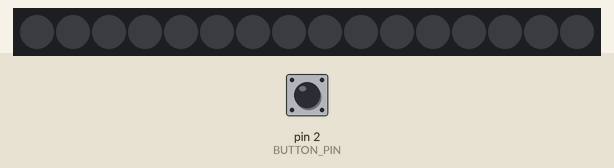
Bench run of a sketch on a simulated Arduino Uno, built with avr-gcc and run on an emulated ATmega328P. Parts: 16 RGB LEDs in strip order, left to right. The test bench sets the inputs (shaded band); at power-on: pin 2 (BUTTON_PIN) HIGH. EEPROM starts erased.

Above: at 1.2 s.
1.3 s: pin 2 (BUTTON_PIN) pulled LOW for 0.15 s
At 1.48 s:
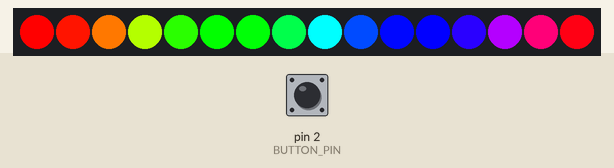
2.0 s: pin 2 (BUTTON_PIN) pulled LOW for 1 s
At 2.11 s:
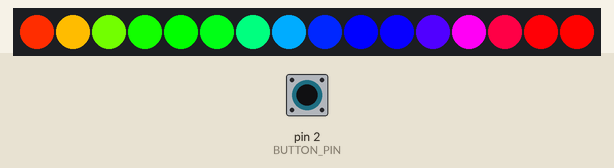
3.6 s: pin 2 (BUTTON_PIN) pulled LOW for 0.15 s
At 3.9 s:
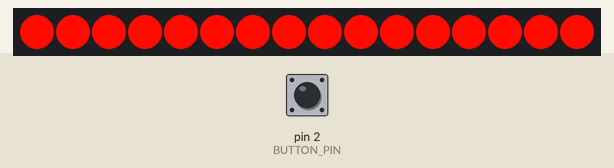
4.3 s: pin 2 (BUTTON_PIN) pulled LOW for 3.2 s
At 6.2 s:
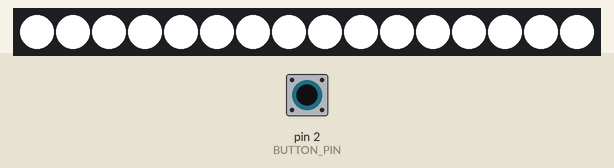
9.0 s: pin 2 (BUTTON_PIN) pulled LOW for 0.15 s
At 9.21 s:
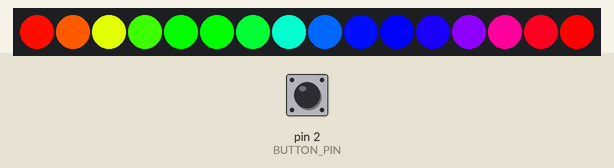
Timing chart, 0 to 10.7 s (numbered marks = the images above; inputs shaded):
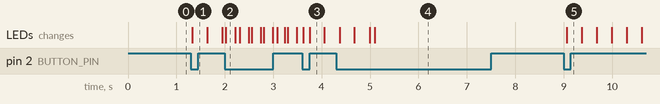

Measured:
- after the input at 1.3 s, the LEDs: change at once (image 1)
- after the input at 4.3 s, the LEDs: first differ from a run without the input after 0.80 s (image 4)
- after the input at 9.0 s, the LEDs: change after 0.06 s (image 5)

The sketch:

arduino_neopixel_lamp.ino
```cpp
/*
  Arduino NeoPixel Lamp v1.0.1

  Simple lamp script with neopixels.

  Features:
   - Button to cycle between animations.
   - Saves last state to EEPROM.

   Animations:
    - RAINBOW: Simple animation modified from the NeoPixel standtest.
    - RAINBOW2: Very slow rainbow animation. Sets most of the strip to the same color.
    - FIXED: Fixes the last color.
    - WHITE: White :)

  Alfredo Rius
  alfredo.rius@gmail.com
  12/11/2019
*/

#include <Adafruit_NeoPixel.h>
#include <EEPROM.h>

#define LED_COUNT 16

#define LED_PIN     A3
#define BUTTON_PIN  2

#define RAINBOW  0
#define RAINBOW2 1
#define FIXED    2
#define WHITE    3
#define LAST_STATE WHITE

#define RAINBOW_SPEED 256
#define RAINBOW2_SPEED 10

#define DEBOUNCE 500

#define STATE_ADDR 0
#define HUE_ADDR   1

Adafruit_NeoPixel strip(LED_COUNT, LED_PIN, NEO_GRB + NEO_KHZ800);
uint16_t pixelHue;
uint8_t state = 0;
unsigned long last_button;
uint8_t startup;

void setup() {
  // Init hardware
  pinMode(BUTTON_PIN,INPUT_PULLUP);
  strip.begin();
  strip.show();
  strip.setBrightness(255);

  // Init previous state
  state = EEPROM.read(STATE_ADDR);
  if(state > LAST_STATE)button(); // Ensure valid state
  pixelHue = readHUE();

  // Button interrupt
  last_button = millis();
  attachInterrupt(digitalPinToInterrupt(BUTTON_PIN), button, FALLING);

  // Reset startup
  startup = 1;
}

void loop() {
  if(state == RAINBOW){
    rainbow(10,LED_COUNT,state);
  }else if(state == RAINBOW2){
    rainbow(10,LED_COUNT*50,state);
  }else if(state == FIXED){
    if(!startup){
      // The lamp will blink twice to show that the
      // state has changed.
      setHUE(pixelHue);
      delay(300);
      setColor(strip.Color(0,0,0));
      delay(300);
      setHUE(pixelHue);
      delay(300);
      setColor(strip.Color(0,0,0));
      delay(300);
    }
    setHUE(pixelHue);
    while(state == FIXED)delay(10);
  }else if(state == WHITE){
    setColor(strip.Color(255,255,255));
  }
  delay(100);
}

void writeHUE(uint16_t hue){
  // Write uint16_t HUE value
  uint8_t tmp;
  tmp = hue;
  EEPROM.write(HUE_ADDR,tmp);
  tmp = hue >> 8;
  EEPROM.write(HUE_ADDR+1,tmp);
}

uint16_t readHUE(){
  // Read uint16_t HUE value
  uint16_t tmp;
  tmp = EEPROM.read(HUE_ADDR+1) << 8;
  tmp &= 0xFF00;
  tmp |= EEPROM.read(HUE_ADDR);
  return tmp;
}

void button(){
  // Button ISR
  unsigned long this_button = millis();

  // If any state change is detected, then, this is not the startup.
  startup = 0;

  // Check debounce
  if(last_button + DEBOUNCE < this_button){
    if(state >= LAST_STATE){
      state = 0;
    }else{
      state++;
    }

    // Save to eeprom
    EEPROM.write(STATE_ADDR,state);
    writeHUE(pixelHue);

    // Reset debounce
    last_button = this_button;
  }
}

void setHUE(uint16_t hue) {
  // Simple set hue
  for(uint16_t i=0; i<strip.numPixels(); i++) {
    strip.setPixelColor(i, strip.gamma32(strip.ColorHSV(hue)));
  }
  strip.show();
}

void setColor(uint32_t color) {
  // Simple set white
  for(uint16_t i=0; i<strip.numPixels(); i++) {
    strip.setPixelColor(i, color);
  }
  strip.show();
}

void rainbow(int wait,uint16_t range,uint8_t current_state) {
  // Modified from NeoPixel standtest for two kinds of rainbows, one fast with the full
  // length of the strip, the second slow and almos the same color in all the strip.
  for(long firstPixelHue = pixelHue; firstPixelHue < 5*65536 && state == current_state; firstPixelHue += (current_state == RAINBOW)?RAINBOW_SPEED:RAINBOW2_SPEED) {
    for(int i=0; i<strip.numPixels(); i++) { // For each pixel in strip...
      pixelHue = firstPixelHue + (i * 65536L / range);
      strip.setPixelColor(i, strip.gamma32(strip.ColorHSV(pixelHue)));
    }
    strip.show(); // Update strip with new contents
    delay(wait);  // Pause for a moment
  }
}
```
